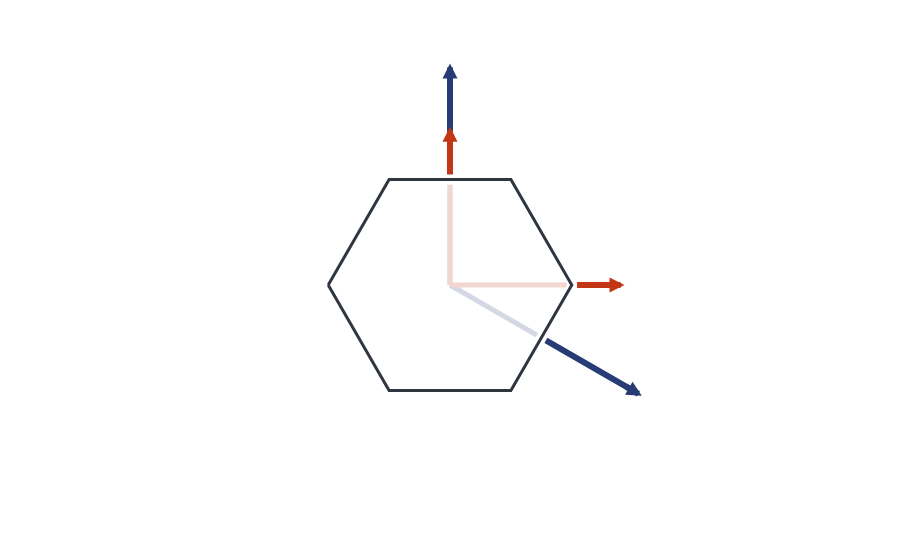

The code cell stored with this chart in its notebook:
### Code cell
let 
    print("--- Plotting the Wigner-Seitz cell in reciprocal space. \n")
    print("\n")

    Bs = [recip_basis[i, :] for i ∈ 1 : size(recip_basis, 1)]
    recip_wignerseitz = wignerseitz(Bs)

    vertices = recip_wignerseitz.verts
    print("--- Vertices of the reciprocal Wigner-Seitz cell (in reduced coordinates): \n")
    for v ∈ vertices
        @printf("%10f %10f \n", v[1], v[2])
    end


    cvecs = make_cartesian(vertices, Bs)

    print("\n")
    print("--- Vertices of the reciprocal Wigner-Seitz cell (in cartesian coordinates): \n")
    for v ∈ cvecs
        @printf("%10f %10f \n", v[1], v[2])
    end


    pbzb = PlotlyJS.plot(recip_wignerseitz)
    PlotlyJS.savefig(pbzb, assets_dir * "recip_pbzb.png")
    display(pbzb)
end

### Figure 1 — Plotly figure (JSON) as saved in the notebook; plotly's stock layout.template omitted (floating-point values rounded to 4 significant figures)
{"data": [{"hoverinfo": "text+x+y", "hovertext": "Cell", "line": {"color": "rgb(47,54,64)", "width": 3}, "mode": "lines", "type": "scatter", "x": [-0.6667, -0.3333, 0.3333, 0.6667, 0.3333, -0.3333, -0.6667], "y": [0, -0.5774, -0.5774, 0, 0.5774, 0.5774, 0]}, {"hoverinfo": "text", "hovertext": "<b>v</b><sub>1</sub>", "line": {"color": "rgb(212,216,227)", "width": 5}, "mode": "lines", "type": "scatter", "x": [0, 0.475], "y": [0, -0.2742]}, {"hoverinfo": "text", "hovertext": "<b>v</b><sub>2</sub>", "line": {"color": "rgb(212,216,227)", "width": 5}, "mode": "lines", "type": "scatter", "x": [0, 0], "y": [0, 0.5485]}, {"hoverinfo": "text+x+y", "hovertext": "<b>v</b><sub>1</sub>", "line": {"color": "rgb(39,60,117)", "width": 6}, "mode": "lines", "type": "scatter", "x": [0.525, 1], "y": [-0.3031, -0.5774]}, {"hoverinfo": "text+x+y", "hovertext": "<b>v</b><sub>2</sub>", "line": {"color": "rgb(39,60,117)", "width": 6}, "mode": "lines", "type": "scatter", "x": [0, 0], "y": [0.6062, 1.155]}, {"hoverinfo": "text", "hovertext": "<b>x</b>", "line": {"color": "rgb(242,215,208)", "width": 5}, "mode": "lines", "type": "scatter", "x": [0, 0.6378], "y": [0, 0]}, {"hoverinfo": "text", "hovertext": "<b>y</b>", "line": {"color": "rgb(242,215,208)", "width": 5}, "mode": "lines", "type": "scatter", "x": [0, 0], "y": [0, 0.5485]}, {"hoverinfo": "text", "hovertext": "<b>x</b>", "line": {"color": "rgb(194,54,22)", "width": 6}, "mode": "lines", "type": "scatter", "x": [0.6955, 0.8976], "y": [0, 0]}, {"hoverinfo": "text", "hovertext": "<b>y</b>", "line": {"color": "rgb(194,54,22)", "width": 6}, "mode": "lines", "type": "scatter", "x": [0, 0], "y": [0.6062, 0.8083]}], "layout": {"annotations": [{"arrowcolor": "rgb(39,60,117)", "arrowhead": 2, "arrowsize": 0.5, "arrowwidth": 6, "ax": 0.95, "axref": "x", "ay": -0.5485, "ayref": "y", "showarrow": true, "x": 1.05, "xref": "ax", "y": -0.6062, "yref": "ay"}, {"arrowcolor": "rgb(39,60,117)", "arrowhead": 2, "arrowsize": 0.5, "arrowwidth": 6, "ax": 0, "axref": "x", "ay": 1.097, "ayref": "y", "showarrow": true, "x": 0, "xref": "ax", "y": 1.212, "yref": "ay"}, {"arrowcolor": "rgb(194,54,22)", "arrowhead": 2, "arrowsize": 0.5, "arrowwidth": 6, "ax": 0.8399, "axref": "x", "ay": 0, "ayref": "y", "showarrow": true, "x": 0.9553, "xref": "ax", "y": 0, "yref": "ay"}, {"arrowcolor": "rgb(194,54,22)", "arrowhead": 2, "arrowsize": 0.5, "arrowwidth": 6, "ax": 0, "axref": "x", "ay": 0.7506, "ayref": "y", "showarrow": true, "x": 0, "xref": "ax", "y": 0.866, "yref": "ay"}], "aspectmode": "data", "autosize": false, "hovermode": "closest", "margin": {"b": 50, "l": 50, "r": 50, "t": 60}, "paper_bgcolor": "rgba(255, 255, 255, 1)", "plot_bgcolor": "rgba(255, 255, 255, 1)", "showlegend": false, "xaxis": {"range": [-1.077, 1.077], "showbackground": false, "showgrid": false, "tickvals": [], "title": {"text": ""}, "zeroline": false}, "yaxis": {"range": [-1.232, 1.232], "scaleanchor": "x", "scaleratio": 1, "showbackground": false, "showgrid": false, "tickvals": [], "title": {"text": ""}, "zeroline": false}}}
